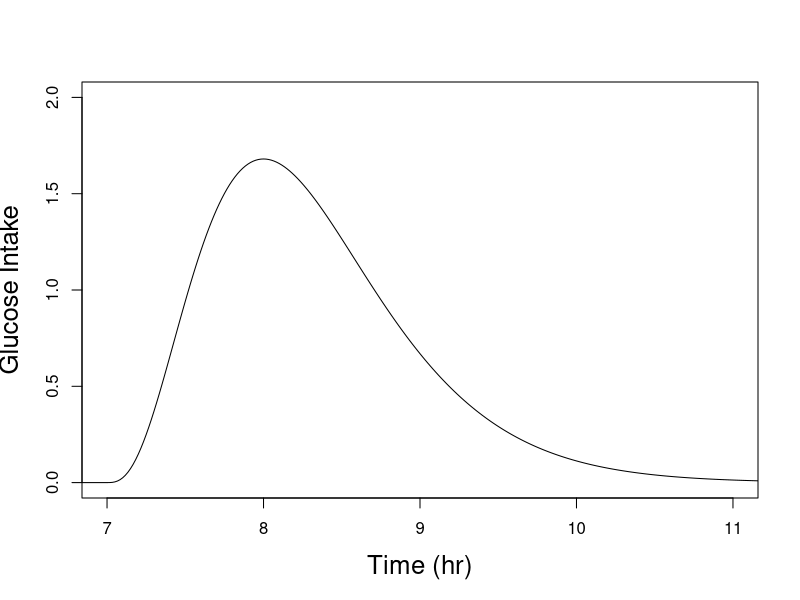
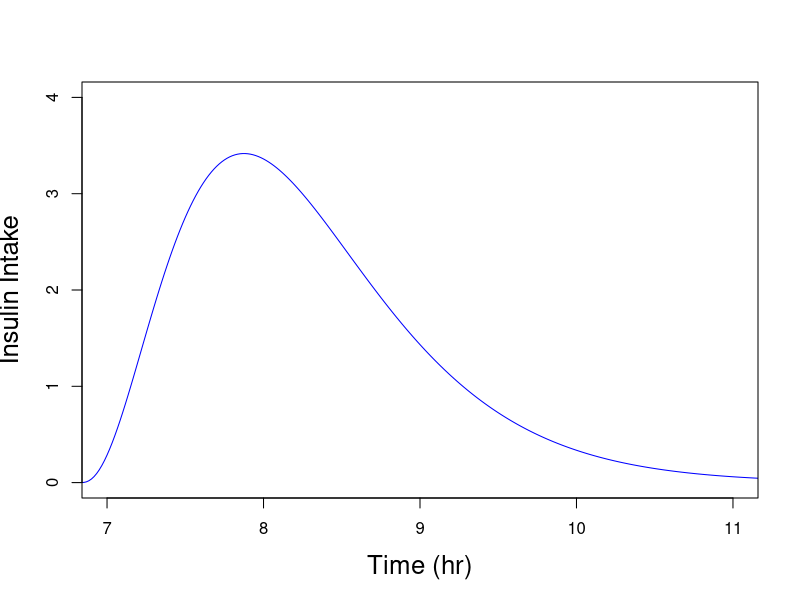
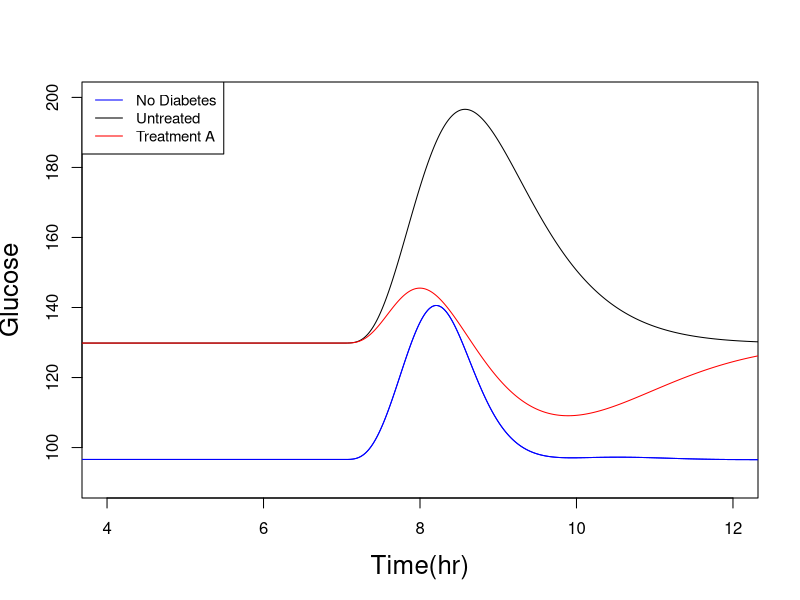
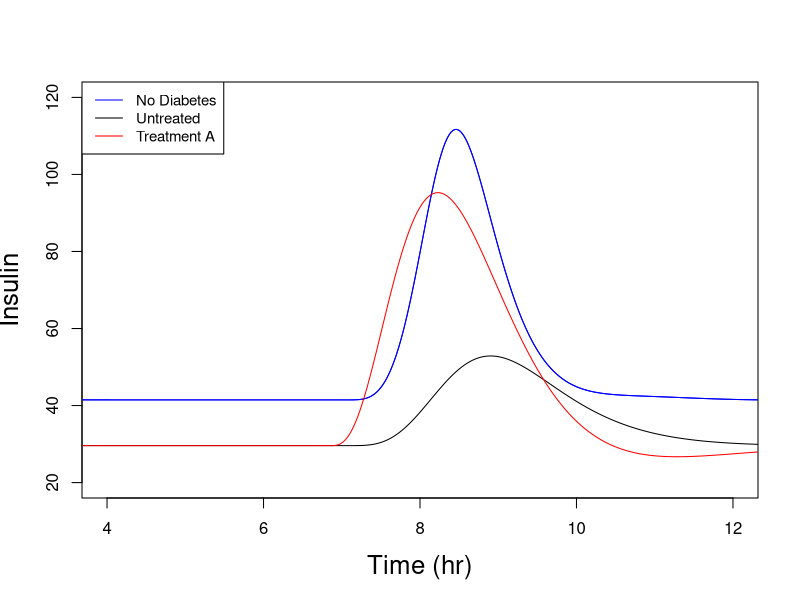
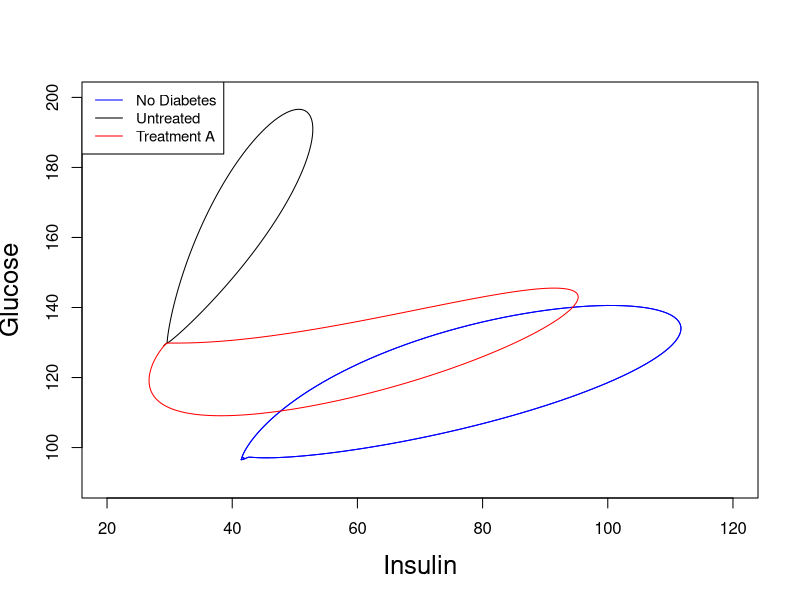
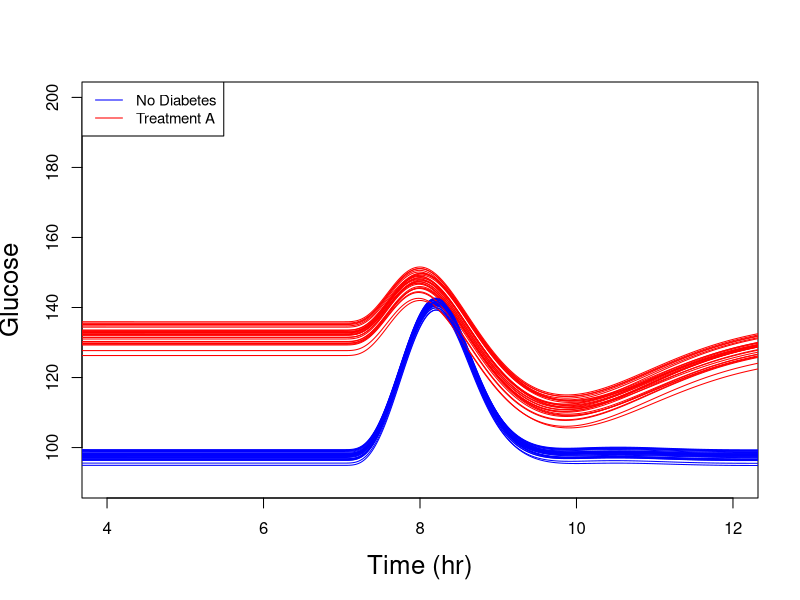
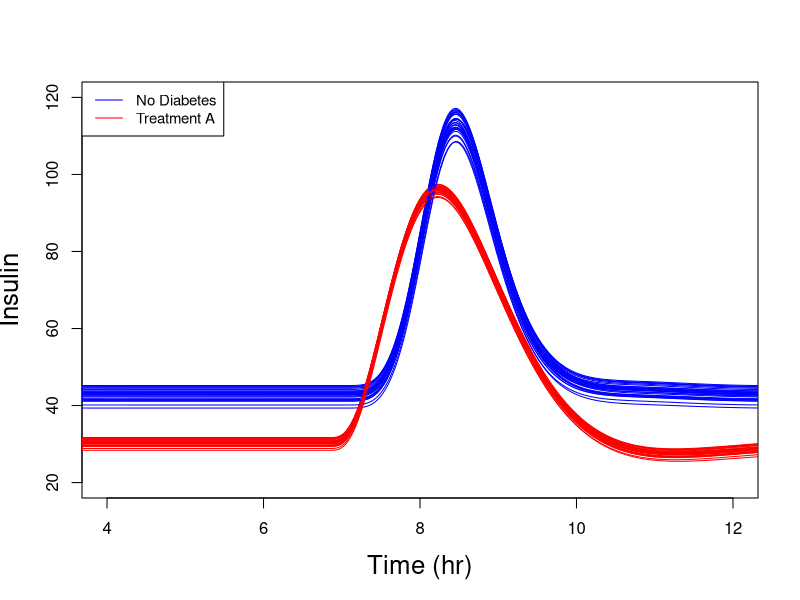
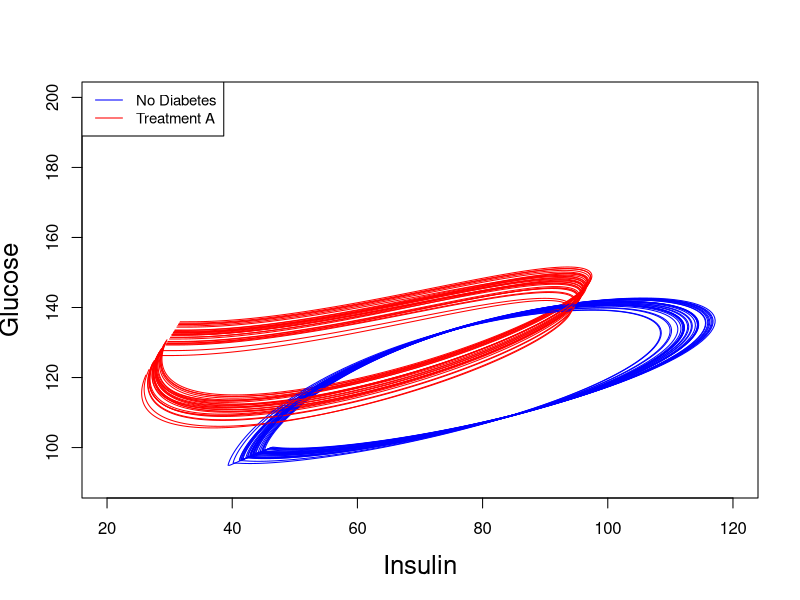

These charts were generated, in order, by the following R code:
## ---- chunk 1
knitr::opts_chunk$set(echo = TRUE)
## ---- chunk 2

#install.packages("Metrics")
library(Metrics) # a package for calculating RMSE

# initialization of some data arrays -----------------------------------------  

# time arrays
Tmin = seq(-3*60,27*60,by=1) # 24*60 minutes in one day
Thrs = Tmin / 60 # 24 hours
N  = length(Tmin)
dT = Tmin[2]-Tmin[1]

# initialize arrays
G  = rep(0,N)  # initialize, glucose
I  = rep(0,N)  # initialize, insulin
dG = rep(0,N)  # initialize, dG/dt
dI = rep(0,N)  # initialize, dI/dt
fG = rep(0,N)  # initialize, G intake
fI = rep(0,N)  # initialize, I injection
pI = rep(0,N)  # initialize, I infusion

# start values
G[1] = 120 
I[1] =  45
# dG/dt = g0 + g1*G + g2*G*I + fG
# dI/dt = i1*I + i2*(G/100)^i3 + fI + pI


# parameters for simulations -------------------------------------------------

# patient group parameter in dG/dt & dI/dt
# 5 values in each parameter represent to: no diabetes / type 1 without inj / type 1 with inj / type 1 a.p. param without optim/ type 1 a.p. param with optim
g0n =  0.93   * rep(1,5)
g1n = -0.001  * rep(1,5)
g2n = -0.0002 * rep(1,5)
i1n = -0.05   * rep(1,5)
i2n =  c(2.3, 1.0*rep(1,4)) # 2.3 is the value for people without diabetes, and the last four 1.0 represent the value for people with type 1 diabetes.
i3n =  c(3.0, 1.5*rep(1,4)) # 3.0 is the value for people without diabetes, and the last four 1.5 represent the value for people with type 1 diabetes.

# parameter for randomness
NP  = 30       # number of random sample for each group
sed = 3.1416   # random number seed
std = 0.03    # standard deviation for normal noise

# surge curve (eating): A*(t-t0)^p * e^(-k(t-t0))
sGA = 150/dT  # surge curve parameters
sGP = 3.0e-0
sGK = 5.0e-2
#sGT = c(7,12,18)*60  # times to eat,three meals 
sGT = c(7)*60  # times to eat, breakfast
# glucose surge curve
for (t in sGT) 
  {fG = fG + pmax(Tmin*0,(Tmin-t))^sGP*exp(-sGK*pmax(Tmin*0,(Tmin-t)))}
fG0 = fG * sGA / (sum(fG)/length(sGT))  # normalization
# surge curve (insulin): A*(t-t0)^p * e^(-k(t-t0))
sIA = 350/dT    # surge curve parameters
sIP = 2.5e-0
sIK = 4.0e-2
sIT = sGT -10  # times to inject, 10 minutes before meal
# insulin surge curve
for (t in sIT) 
  {fI = fI + pmax(Tmin*0,(Tmin-t))^sIP*exp(-sIK*pmax(Tmin*0,(Tmin-t)))}
fI0 = fI * sIA / (sum(fI)/length(sIT))  # normalization

# injection & artificial pancreas parameter
i0n = c(0,0,1,0,0)    # if injection used
p0n = c(0,0,0,1,1)    # if artificial pancreas used
p2n = c(0,0,0,1,1.5)  # pI = p2*(G/100)^p3
p3n = c(0,0,0,1,3.5)  # pI = p2*(G/100)^p3


# Simulation of G-I interaction for different groups -------------------------

# data structure to store results for each group of NP samples
DataSet = list()
for (k in 1:5) {DataSet[[k]]=list()}
# Glucose-Insulin dynamics simulation
for (k in 1:5)
{
  set.seed(sed)
  for (n in 1:NP)
  {
    g0 = g0n[k]*rnorm(1,mean=1,sd=std)
    g1 = g1n[k]*rnorm(1,mean=1,sd=std)
    g2 = g2n[k]*rnorm(1,mean=1,sd=std)
    i1 = i1n[k]
    i2 = i2n[k]
    i3 = i3n[k]
    i0 = i0n[k]
    p0 = p0n[k]
    p2 = p2n[k]
    p3 = p3n[k]
    for (i in 1:(N-1))
    {
      fG[i]  = fG0[i]
      fI[i]  = i0 * fI0[i]
      pI[i]  = p0 * p2*(G[i]/100)^p3
      dG[i]  = g0 + g1*G[i] + g2*G[i]*I[max(1,i-10)] + fG[i]
      dI[i]  = i1*I[i] + i2*(G[i]/100)^i3 + fI[i] + pI[i]
      G[i+1] = G[i] + dT*dG[i]
      I[i+1] = I[i] + dT*dI[i]
    }
    DataSet[[k]][[n]] = data.frame(G,I,fG,fI,pI)
  }
}


# Plots for report -----------------------------------------------------------

# Surge curve ==============================================================
# par(mfrow=c(1,3))    # set the plotting area into a 1*3 array
#
plot(Thrs,fG0,col='black',type='l',xlim=c(7,11),ylim=c(0,2),
     xlab='Time (hr)',ylab='Glucose Intake',cex.lab=1.55)
plot(Thrs,fI0,col='blue',type='l',xlim=c(7,11),ylim=c(0,4),
     xlab='Time (hr)',ylab='Insulin Intake',cex.lab=1.55) 
#cex, plotting the text and symbols be scaled relative to the default.
# cex.lab, magnification of x and y labels relative to cex
# cex.axis, magnification of axis annotation relative to cex

# no diabetes / Type I / Injection  ============================================
# par(mfrow=c(1,3))    # set the plotting area into a 1*3 array
#
plot(Thrs,DataSet[[1]][[1]]$G,col='blue',type='l',
      xlim=c(4,12),ylim=c(90,200),xlab='Time(hr)',ylab='Glucose',
     cex.lab=1.55)
lines(Thrs,DataSet[[1]][[1]]$G,col='blue',lty=1)
lines(Thrs,DataSet[[2]][[1]]$G,col='black',lty=1)
lines(Thrs,DataSet[[3]][[1]]$G,col='red',lty=1)
legend("topleft",legend=c("No Diabetes","Untreated","Treatment A"),
       col=c("blue","black","red"), lty=c(1,1,1),cex=0.9)
#
plot( Thrs,DataSet[[1]][[1]]$I,col='blue',type='l',
      xlim=c(4,12),ylim=c(20,120),xlab='Time (hr)',ylab='Insulin',cex.lab=1.55)
lines(Thrs,DataSet[[1]][[1]]$I,col='blue',lty=1)
lines(Thrs,DataSet[[2]][[1]]$I,col='black',lty=1)
lines(Thrs,DataSet[[3]][[1]]$I,col='red',lty=1)
legend("topleft",legend=c("No Diabetes","Untreated","Treatment A"),
       col=c("blue","black","red"), lty=c(1,1,1),cex=0.9)
#
plot( DataSet[[1]][[1]]$I[Thrs>0&Thrs<24],
      DataSet[[1]][[1]]$G[Thrs>0&Thrs<24],
      col='blue',type='l',xlab='Insulin',ylab='Glucose',
      xlim=c(20,120),ylim=c(90,200),cex.lab=1.55)
lines(DataSet[[1]][[1]]$I[Thrs>0&Thrs<24],
      DataSet[[1]][[1]]$G[Thrs>0&Thrs<24],
      col='blue',lty=1)
lines(DataSet[[2]][[1]]$I[Thrs>0&Thrs<24],
      DataSet[[2]][[1]]$G[Thrs>0&Thrs<24],
      col='black',lty=1)
lines(DataSet[[3]][[1]]$I[Thrs>0&Thrs<24],
      DataSet[[3]][[1]]$G[Thrs>0&Thrs<24],
      col='red',lty=1)
legend("topleft",legend=c("No Diabetes","Untreated","Treatment A"),
       col=c("blue","black","red"), lty=c(1,1,1),cex=0.9)


# Variations:  Healthy / Type I / Treatment A  =============================

# par(mfrow=c(1,3))    # set the plotting area into a 1*3 array
#
plot( Thrs,DataSet[[1]][[1]]$G,col='blue',type='l',
      xlim=c(4,12),ylim=c(90,200),xlab='Time (hr)',ylab='Glucose',cex.lab=1.55)
for (n in 1:NP)
{
  lines(Thrs,DataSet[[1]][[n]]$G,col='blue' ,lty=1)
  lines(Thrs,DataSet[[3]][[n]]$G,col='red'  ,lty=1)
}
legend("topleft",legend=c("No Diabetes","Treatment A"),
       col=c("blue","red"), lty=c(1,1),cex=0.9)
#
plot( Thrs,DataSet[[1]][[1]]$I,col='blue',type='l',
      xlim=c(4,12),ylim=c(20,120),xlab='Time (hr)',ylab='Insulin',cex.lab=1.55)
for (n in 1:NP)
{
  lines(Thrs,DataSet[[1]][[n]]$I,col='blue' ,lty=1)
  lines(Thrs,DataSet[[3]][[n]]$I,col='red'  ,lty=1)
}
legend("topleft",legend=c("No Diabetes","Treatment A"),
       col=c("blue","red"), lty=c(1,1),cex=0.9)
#
plot( DataSet[[1]][[1]]$I[Thrs>12&Thrs<12],
      DataSet[[1]][[1]]$G[Thrs>12&Thrs<12],
      col='blue',type='l',xlab='Insulin',ylab='Glucose',
      xlim=c(20,120),ylim=c(90,200),cex.lab=1.55)
for (n in 1:NP)
{
  lines(DataSet[[1]][[n]]$I[Thrs>4&Thrs<12],
        DataSet[[1]][[n]]$G[Thrs>4&Thrs<12],
        col='blue' ,lty=1)
  lines(DataSet[[3]][[n]]$I[Thrs>4&Thrs<12],
        DataSet[[3]][[n]]$G[Thrs>4&Thrs<12],
        col='red'  ,lty=1)
}
legend("topleft",legend=c("No Diabetes","Treatment A"),
       col=c("blue","red"), lty=c(1,1),cex=0.9)


# Healthy / Treatment A  / Treatment B - bad param =========================

# par(mfrow=c(1,3))    # set the plotting area into a 1*3 array
#
plot( Thrs,DataSet[[1]][[1]]$G,col='blue',type='l',
      xlim=c(4,12),ylim=c(90,200),xlab='Time (hr)',ylab='Glucose',cex.lab=1.55)
lines(Thrs,DataSet[[1]][[1]]$G,col='blue' ,lty=1)
lines(Thrs,DataSet[[3]][[1]]$G,col='red'  ,lty=1)
lines(Thrs,DataSet[[4]][[1]]$G,col='green',lty=1)
legend("topleft",legend=c("No Diabetes","Treatment A","Treatment B"),
       col=c("blue","red","green"), lty=c(1,1,1),cex=0.9)
#
plot( Thrs,DataSet[[1]][[1]]$I,col='blue',type='l',
      xlim=c(4,12),ylim=c(20,120),xlab='Time (hr)',ylab='Insulin',cex.lab=1.55)
lines(Thrs,DataSet[[1]][[1]]$I,col='blue' ,lty=1)
lines(Thrs,DataSet[[3]][[1]]$I,col='red'  ,lty=1)
lines(Thrs,DataSet[[4]][[1]]$I,col='green',lty=1)
legend("topleft",legend=c("No Diabetes","Treatment A","Treatment B"),
       col=c("blue","red","green"), lty=c(1,1,1),cex=0.9)
#
plot( DataSet[[1]][[1]]$I[Thrs>12&Thrs<12],
      DataSet[[1]][[1]]$G[Thrs>12&Thrs<12],
      col='blue',type='l',xlab='Insulin',ylab='Glucose',
      xlim=c(20,120),ylim=c(90,200),cex.lab=1.55)
lines(DataSet[[1]][[1]]$I[Thrs>4&Thrs<12],
      DataSet[[1]][[1]]$G[Thrs>4&Thrs<12],
      col='blue' ,lty=1)
lines(DataSet[[3]][[1]]$I[Thrs>4&Thrs<12],
      DataSet[[3]][[1]]$G[Thrs>4&Thrs<12],
      col='red'  ,lty=1)
lines(DataSet[[4]][[1]]$I[Thrs>4&Thrs<12],
      DataSet[[4]][[1]]$G[Thrs>4&Thrs<12],
      col='green',lty=1)
legend("topleft",legend=c("No Diabetes","Treatment A","Treatment B"),
       col=c("blue","red","green"), lty=c(1,1,1),cex=0.9)


# Healthy / Treatment A  / Treatment B - good param =========================

# par(mfrow=c(1,3))    # set the plotting area into a 1*3 array
#
plot( Thrs,DataSet[[1]][[1]]$G,col='blue',type='l',
      xlim=c(4,12),ylim=c(90,200),xlab='Time (hr)',ylab='Glucose',cex.lab=1.55)
for (n in 1:NP)
{
  lines(Thrs,DataSet[[1]][[n]]$G,col='blue' ,lty=1)
  lines(Thrs,DataSet[[3]][[n]]$G,col='red'  ,lty=1)
  lines(Thrs,DataSet[[5]][[n]]$G,col='green',lty=1)
}
legend("topleft",legend=c("No Diabetes","Treatment A","Treatment B"),
       col=c("blue","red","green"), lty=c(1,1,1),cex=0.9)
#
plot( Thrs,DataSet[[1]][[1]]$I,col='blue',type='l',
      xlim=c(4,12),ylim=c(20,120),xlab='Time (hr)',ylab='Insulin',cex.lab=1.55)
for (n in 1:NP)
{
  lines(Thrs,DataSet[[1]][[n]]$I,col='blue' ,lty=1)
  lines(Thrs,DataSet[[3]][[n]]$I,col='red'  ,lty=1)
  lines(Thrs,DataSet[[5]][[n]]$I,col='green',lty=1)
}
legend("topleft",legend=c("No Diabetes","Treatment A","Treatment B"),
       col=c("blue","red","green"), lty=c(1,1,1),cex=0.9)
#
plot( DataSet[[1]][[1]]$I[Thrs>12&Thrs<12],
      DataSet[[1]][[1]]$G[Thrs>12&Thrs<12],
      col='blue',type='l',xlab='Insulin',ylab='Glucose',
      xlim=c(20,120),ylim=c(90,200),cex.lab=1.55)
for (n in 1:NP)
{
  lines(DataSet[[1]][[n]]$I[Thrs>4&Thrs<12],
        DataSet[[1]][[n]]$G[Thrs>4&Thrs<12],
        col='blue' ,lty=1)
  lines(DataSet[[3]][[n]]$I[Thrs>4&Thrs<12],
        DataSet[[3]][[n]]$G[Thrs>4&Thrs<12],
        col='red'  ,lty=1)
  lines(DataSet[[5]][[n]]$I[Thrs>4&Thrs<12],
        DataSet[[5]][[n]]$G[Thrs>4&Thrs<12],
        col='green',lty=1)
}
legend("topleft",legend=c("No Diabetes","Treatment A","Treatment B"),
       col=c("blue","red","green"), lty=c(1,1,1),cex=0.9)


# optimize for p2 & p3 
g_target = rep(100,N)  # initialize, target value of glucose
p2_range = seq (0.5,2.0,by=0.1) # p2 starts from 0.5 to 2.0, increases by 0.1
p3_range = seq (0.5,3.5,by=0.1) # p3 starts from 0.5 to 3.5, increases by 0.1
p2_result = rep(0,length(p2_range))
min_value = 10000 # the minimal RMSE value
idx_p2 = -1
idx_p3 = -1
n = 0
  for (k in p2_range)
  {
    n = n+1
    m = 0
    for (j in p3_range)
    {
      m = m+1
      for (i in 1:(N-1)) # N=length(Tmin)
      {
        pI[i]  = k*(G[i]/100)^j
        dG[i]  = 0.93*rnorm(1,mean=1,sd=std)-0.001*rnorm(1,mean=1,sd=std)*G[i] -0.0002*rnorm(1,mean=1,sd=std)*G[i]*I[max(1,i-10)] + fG[i]
        dI[i]  = 0 -0.05*I[i] + 1*(G[i]/100)^1.5 + pI[i]
        G[i+1] = G[i] + dT*dG[i]
        I[i+1] = I[i] + dT*dI[i]
      }
      p2_result[m] = rmse(G,g_target) # Calculating RMSE using rmse(actual, predicted), where actual is the ground truth numeric vector
    }
    if (min(p2_result)<min_value)
    {
      min_value = min(p2_result)
      idx_p2 = n
      idx_p3 = which.min(p2_result)
    }
  }
p2_range[idx_p2]
p3_range[idx_p3]
